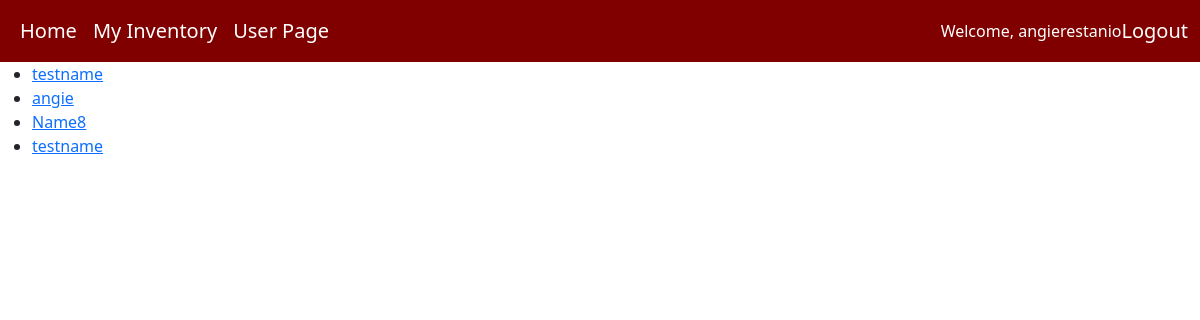
The page /owners/ (signed in) on the database as committed earlier.
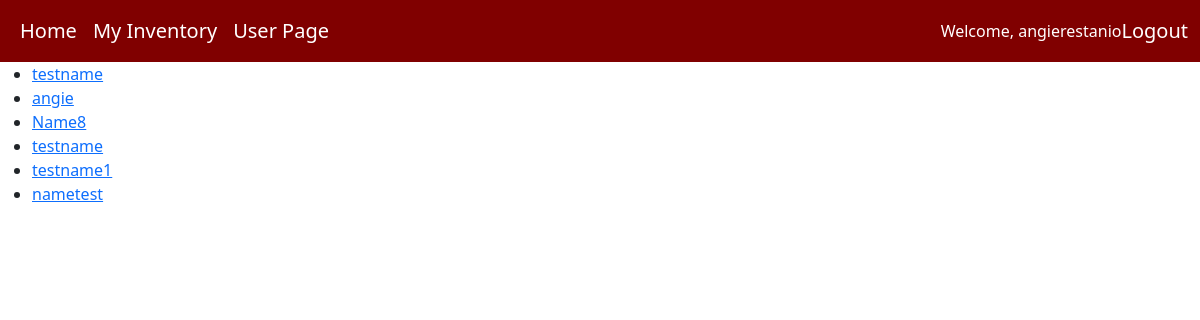
The same page on the database as committed later.
### inventory_app/models.py (models this page shows, shortened)
class Owner(models.Model):
    user = models.OneToOneField(User, on_delete=models.CASCADE, null=True)
    name = models.CharField(max_length=200)
    email = models.CharField(max_length=200)
    inventory = models.OneToOneField(Inventory, on_delete=models.CASCADE, unique=True, null=True)

### inventory_app/views.py (the view)
# urls.py: path('owners/',views.OwnerListView.as_view(), name='owners'),
class OwnerListView(generic.ListView):
    model = Owner

### inventory_app/templates/inventory_app/owner_list.html
{% extends 'inventory_app/base_template.html' %}
{% block content %}
{% if owner_list %}
    <ul>
        {% for owner in owner_list %}
            <li>
                <a href="{% url 'inventory-detail' pk=owner.inventory.id %}">{{ owner.name }}</a>
            </li>
        {% endfor %}
    </ul>
{% else %}
    <p>There are no users registered.</p>
{% endif %}
{% endblock %}

### inventory_app/templates/inventory_app/base_template.html (shortened to what this page needs)
{% load static %}
<!DOCTYPE html>
<html lang="en">
<head>
{% load bootstrap5 %}
{% bootstrap_css %}
</head>
<body>
<nav class="navbar navbar-expand-md navbar-dark" style="background-color: #800000;">
    <div class="container-fluid">
        <div class="collapse navbar-collapse" id="navbarNav">
            <ul class="navbar-nav">
                <li class="nav-item">
                    <a class="nav-link text-white" style="font-size: 20px;" href="{% url 'index' %}" aria-label="Visit the homepage">Home</a>
                </li>
                {% if request.user.is_authenticated %}
                    {% if request.user.owner.inventory.id %}
                        <li class="nav-item"><a class="nav-link text-white" style="font-size: 20px;" href="{% url 'inventory-detail' request.user.owner.inventory.id %}" aria-label="View inventory">My Inventory</a></li>
                    {% endif %}
                {% endif %}
                <li>
                    {% if request.user.is_authenticated %}
                        <a class="nav-link text-white" style="font-size: 20px;" href="{% url 'user_page' %}" aria-label="View list of items">User Page</a>
                    {% endif %}
                </li>
            </ul>
        </div>
        {% if request.user.is_authenticated %}
            <span style="color: white;" >Welcome, {{request.user}}</span>
            <span><a class="nav-link text-white" style="font-size: 20px;" href="{% url 'logout' %}">Logout</a></span>
        {% else %}
            {% if request.path != '/accounts/login/' %}
                <span><a class="nav-link text-white" style="font-size: 20px;" href="{% url 'login' %}">Login</a></span>
            {% endif %}
        {% endif %}
    </div>
 </nav>
{% block content %}
{% endblock %}
</body>
</html>

Rows that differ between the two databases and show on the page:
added Owner: name "testname1"
added Owner: name "nametest"
